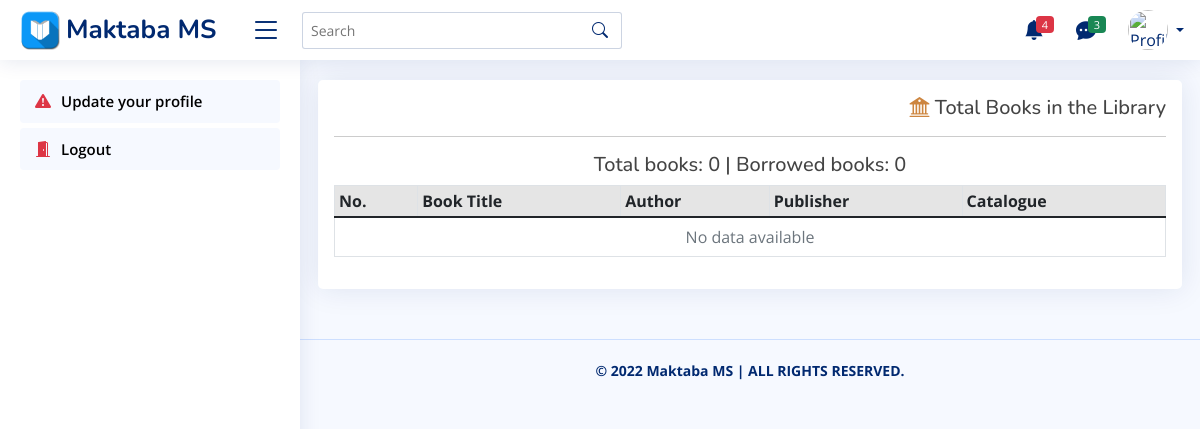
/maktaba/books/book-details/ (signed in), run on an earlier commit of the app's database.
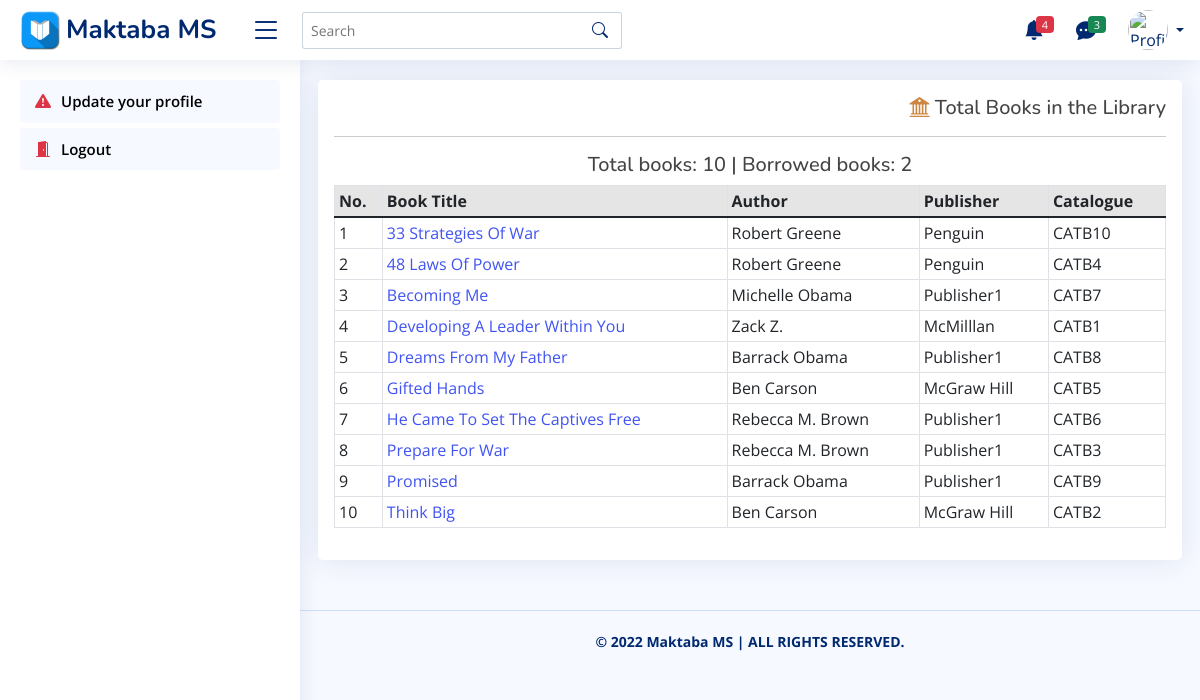
And on a later commit of the database.
### staff/models.py (models this page shows, shortened)
class Book(models.Model):
    ref_no = models.CharField(max_length=12, primary_key=True, unique=True, editable=False)
    catalogue = models.CharField(max_length=20, blank=False)
    title = models.CharField(max_length=100, blank=False)
    author = models.CharField(max_length=100, blank=False)
    published = models.CharField(max_length=4, blank=False)
    publisher = models.CharField(max_length=50, blank=False)
    type = models.CharField(max_length=60, blank=False)
    image = models.ImageField(upload_to='Books/', default='icon.png')
    rating = models.CharField(max_length=3, blank=True)
    added = models.DateTimeField(auto_now_add=True)
    updated = models.DateTimeField(auto_now=True)
    class Meta:
        ordering = ['title']

### staff/views.py (the view)
# urls.py: path('books/book-details/', views.bookslist_view, name='books'),
@login_required(login_url='login')
@user_passes_test(lambda user: user.is_staff)
def bookslist_view(request):
    books_lib = Book.objects.all().order_by('title')
    borrowed_books = Student.objects.filter(returned=False)
    editform = AddNewBookForm()
    if request.method == 'POST':
        editform = AddNewBookForm(request.POST,)
    context = {
        'books_in_the_library': books_lib, 'total_books': books_lib.count(), 'borrowed': borrowed_books.count(),
        'editform': editform,
        }
    return render(request, 'staff/books.html', context)

### staff/forms.py
class AddNewBookForm(forms.ModelForm):
    CHOICE_TYPE = (
        (None, '-- Select type of this book --'),
        ('Biography', 'Biography'),
        ('Biology', 'Biology'),
        ('Chemistry', 'Chemistry'),
        ('Encyclopedia', 'Encyclopedia'),
        ('Geography', 'Geography'),
        ('History', 'History'),
        ('Inspirational', 'Inspirational'),
        ('Mathematics', 'Mathematics'),
        ('Novel', 'Novel'),
        ('Physics', 'Physics'),
        ('Science', 'Science'),
        ('Religion', 'Religion'),
        ('Textbook', 'Textbook'),
    )
    published = forms.CharField(widget=forms.TextInput(attrs={'type': 'text', 'maxlength': '4'}))
    type = forms.ChoiceField(widget=forms.Select(attrs={'type': 'select'}), label='Type of book', choices=CHOICE_TYPE)
    class Meta:
        model = Book
        exclude = ['rating']

### staff/templates/staff/books.html (shortened to what this page needs)
{% extends 'staff/base.html' %}{% block title %}Books in the Library{% endblock %}
{% load static %}{% load crispy_forms_tags %}
    {% block content %}
    <main class="main" id="main">
        <section class="section dashboard">
            <div class="row">
                <div class="card card-body p-3">
                    <h5 class="text-end"><i class="bi bi-bank2" style="color:peru"></i> Total Books in the Library</h5><hr class="dropdown-divider mb-3">
                    <h5 class="text-center">Total books: {{total_books}} | Borrowed books: {{borrowed}}</h5>
                    <div class="table-responsive">
                        <table class="table table-sm table-bordered table-condensed table-hover">
                            <thead>
                                <tr class="table-active">
                                    <th>No.</th>
                                    <th>Book Title</th>
                                    <th>Author</th>
                                    <th>Publisher</th>
                                    <th>Catalogue</th>
                                </tr>
                            </thead>
                            <tbody>
                                {% for book in books_in_the_library %}
                                <tr>
                                    <td>{{ forloop.counter }}</td>
                                    <td><a href="{% url 'books' %}" data-bs-toggle="modal" data-bs-target="#book-info-{{book.ref_no}}">{{ book.title|title }}</a></td>
                                    <td>{{ book.author }}</td>
                                    <td>{{ book.publisher }}</td>
                                    <td>{{ book.catalogue }}</td>
                                </tr>
                                {% empty %}
                                <tr><td colspan="5" class="text-muted text-center p-2">No data available</td></tr>
                                {% endfor %}
                            </tbody>
                        </table>
                    </div>
                </div>
            </div>
        </section>
    </main>
    {% endblock %}

### staff/templates/staff/base.html (shortened to what this page needs)
    {% load static %}
    <link href="{% static 'bootstrap/css/bootstrap.min.css' %}" rel="stylesheet">
    <link href="{% static 'bootstrap-icons/bootstrap-icons.css' %}" rel="stylesheet">
    <link href="{% static 'boxicons/css/boxicons.min.css' %}" rel="stylesheet">
    <link href="{% static 'remixicon/remixicon.css' %}" rel="stylesheet">
    <link href="{% static 'style.css' %}" rel="stylesheet">
    <header id="header" class="header fixed-top d-flex align-items-center">
        <div class="d-flex align-items-center justify-content-between">
            {% if user.is_authenticated %}
            {% if request.user.librarian.library == "" and request.user.librarian.role == "" %}
            <a href="{% url 'profile' %}" class="logo d-flex align-items-center">
                <img src="{% static 'icons/favicon.jpg' %}" alt="logo">
                <span class="d-none d-lg-block">Maktaba MS</span>
            </a>{% else %}
            <a href="{% url 'homepage' %}" class="logo d-flex align-items-center">
                <img src="{% static 'icons/favicon.jpg' %}" alt="logo">
                <span class="d-none d-lg-block">Maktaba MS</span>
            </a>{% endif %}
            {% else %}
            <a href="{% url 'login' %}" class="logo d-flex align-items-center">
                <img src="{% static 'icons/favicon.jpg' %}" alt="logo">
                <span class="d-none d-lg-block">Maktaba MS</span>
            </a>{% endif %}
            {% if user.is_authenticated %}<i class="bi bi-list toggle-sidebar-btn"></i>{% endif %}
        </div>
        {% if user.is_authenticated %}
        <div class="search-bar mt-3">
          <form class="search-form d-flex align-items-center" method="POST" action="#">
            <input type="text" name="query" placeholder="Search" title="Enter search keyword">
            <button type="submit" title="Search"><i class="bi bi-search"></i></button>
          </form>
        </div>
        <nav class="header-nav ms-auto">
          <ul class="d-flex align-items-center">
                <li class="nav-item dropdown">
                    <a class="nav-link nav-icon" href="#" data-bs-toggle="dropdown">
                        <i class="bi bi-bell-fill"></i>
                        <span class="badge bg-danger badge-number">4</span>
                    </a>
                </li>
                <li class="nav-item dropdown">
                    <a class="nav-link nav-icon" href="#" data-bs-toggle="dropdown">
                        <i class="bi bi-chat-dots-fill"></i>
                        <span class="badge bg-success badge-number">3</span>
                    </a>
                </li>
                <li class="nav-item dropdown pe-3">
                    <a class="nav-link nav-profile d-flex align-items-center pe-0" href="#" data-bs-toggle="dropdown">
                        <img src="{{request.user.librarian.dp.url}}" alt="Profile" class="rounded-circle">
                        <span class="d-none d-md-block dropdown-toggle ps-2">{{request.user.librarian|title}}</span>
                    </a>
                </li>
            </ul>
        </nav>
        {% endif %}
    </header>
    {% if user.is_authenticated %}
    <aside id="sidebar" class="sidebar">
        <ul class="sidebar-nav" id="sidebar-nav">{% if request.user.librarian.library != "" and request.user.librarian.role != "" %}
            <li class="nav-item">
                <a class="nav-link" href="{% url 'homepage' %}">
                    <i class="bi bi-grid-1x2-fill"></i>
                    <span>Dashboard</span>
                </a>
            </li>
            <li class="nav-item">
                <a class="nav-link" href="{% url 'books' %}">
                    <i class="bi bi-stack"></i><span>Total books</span>
                </a>
            </li>
            <li class="nav-item">
                <a class="nav-link" href="{% url 'homepage' %}" data-bs-toggle="modal" data-bs-target="#newbook-form">
                    <i class="bi bi-bookmark-plus-fill"></i><span>Add New Book</span>
                </a>
            </li>
            <li class="nav-item">
                <a class="nav-link" href="{% url 'homepage' %}" data-bs-toggle="modal" data-bs-target="#borrow-form">
                    <i class="bi bi-plus-circle-fill"></i><span>Issue Borrowed Book</span>
                </a>
            </li>
            <li><hr class="dropdown-divider"></li>
            <li class="nav-heading">Pages</li>
            <li class="nav-item">
                <a class="nav-link" href="{% url 'profile' %}">
                    <i class="bi bi-person-bounding-box"></i>
                    <span>Profile</span>
                </a>
            </li>
            <li class="nav-item">
                <a class="nav-link" href="{% url 'homepage' %}" data-bs-toggle="modal" data-bs-target="#contact-form">
                    <i class="bi bi-telephone-outbound-fill"></i>
                    <span>Contact</span>
                </a>
            </li>
            {% else %}
            <li class="nav-item">
                <a class="nav-link" href="{% url 'homepage' %}" data-bs-toggle="modal" data-bs-target="#borrow-form">
                    <i class="bi bi-exclamation-triangle-fill"></i><span>Update your profile</span>
                </a>
            </li>{% endif %}
            <li class="nav-item">
                <a class="nav-link" href="{% url 'logout' %}">
                    <i class="bi bi-door-open-fill"></i>
                    <span>Logout</span>
                </a>
            </li>
        </ul>
    </aside>
    {% endif %}
    {% block content %}
    {% endblock %}
    {% if user.is_authenticated %}
    <footer id="footer" class="footer">
        <div class="copyright">
            <strong>&copy; 2022 <span>Maktaba MS</span> | ALL RIGHTS RESERVED.</strong>
        </div>
    </footer>
    {% else %}
    <footer class="footer">
        <div class="copyright">
            <strong>&copy; 2022 <span>Maktaba MS</span> | ALL RIGHTS RESERVED.</strong>
        </div>
    </footer>{% endif %}

### static/css/style.css (style rules this page uses)
a { color: #4154f1; text-decoration: none; }
h1, h2, h3, h4, h5, h6 { font-family: "Nunito", sans-serif; }
#main { margin-top: 60px; padding: 20px 30px; transition: all 0.3s; }
.card { margin-bottom: 30px; border: none; border-radius: 5px; box-shadow: 0px 0 30px rgba(1, 41, 112, 0.1); }
.card-body { padding: 0 20px 20px 20px; }
.logo { line-height: 1; }
@media (min-width: 1200px) { .logo { width: 220px; } }
.logo img { max-height: 40px; margin-right: 6px; }
.logo span { font-size: 26px; font-weight: 700; color: #012970; font-family: "Nunito", sans-serif; }
.header { transition: all 0.5s; z-index: 997; height: 60px; box-shadow: 0px 2px 20px rgba(1, 41, 112, 0.1); background-color: #fff; padding-left: 20px; }
.header .toggle-sidebar-btn { font-size: 32px; padding-left: 10px; cursor: pointer; color: #012970; }
.header .search-bar { min-width: 360px; padding: 0 20px; }
.header .search-form { width: 100%; }
.header .search-form input { border: 0; font-size: 14px; color: #012970; border: 1px solid rgba(1, 41, 112, 0.2); padding: 7px 38px 7px 8px; border-radius: 3px; transition: 0.3s; width: 100%; }
.header .search-form button { border: 0; padding: 0; margin-left: -30px; background: none; }
.header .search-form button i { color: #012970; }
.header-nav ul { list-style: none; }
.header-nav > ul { margin: 0; padding: 0; }
.header-nav .nav-icon { font-size: 20px; color: #012970; }
.header-nav .nav-profile { color: #012970; }
.header-nav .nav-profile img { height: 40px; width: 40px; }
.header-nav .nav-profile span { font-size: 14px; font-weight: 600; }
.header-nav .badge-number { position: absolute; inset: 4px 6px auto auto; font-weight: normal; font-size: 11px; padding: 3px 6px; }
.sidebar { position: fixed; top: 60px; left: 0; bottom: 0; width: 300px; z-index: 996; transition: all 0.3s; padding: 20px; overflow-y: auto; scrollbar-width: thin; scrollbar-color: #aab7cf transparent; box-shadow: 0px 0px 20px rgba(1, 41, 112, 0.1); background-color: #fff; }
@media (min-width: 1200px) { #main, #footer { margin-left: 300px; } }
.sidebar-nav { padding: 0; margin: 0; list-style: none; }
.sidebar-nav li { padding: 0; margin: 0; list-style: none; }
.sidebar-nav .nav-item { margin-bottom: 5px; }
.sidebar-nav .nav-link { display: flex; align-items: center; font-size: 15px; font-weight: 600; color: BLACK; transition: 0.3; background: #f6f9ff; padding: 10px 15px; border-radius: 4px; }
.sidebar-nav .nav-link i { font-size: 16px; margin-right: 10px; color: #4154f1; }
.sidebar-nav .nav-link .bi-door-open-fill, .sidebar-nav .nav-link .bi-exclamation-triangle-fill { color: #dd3545; }
.footer { padding: 20px 0; font-size: 14px; transition: all 0.3s; border-top: 1px solid #cddfff; }
.footer .copyright { text-align: center; color: #012970; }

What changed in the data, as far as the page shows it:
added Book: title "33 Strategies Of War", author "Robert Greene", publisher "Penguin", catalogue "CATB10"
added Book: title "48 Laws Of Power", author "Robert Greene", publisher "Penguin", catalogue "CATB4"
added Book: title "Becoming Me", author "Michelle Obama", publisher "Publisher1", catalogue "CATB7"
added Book: title "Developing A Leader Within You", author "Zack Z.", publisher "McMilllan", catalogue "CATB1"
added Book: title "Dreams From My Father", author "Barrack Obama", publisher "Publisher1", catalogue "CATB8"
added Book: title "Gifted Hands", author "Ben Carson", publisher "McGraw Hill", catalogue "CATB5"
added Book: title "He Came To Set The Captives Free", author "Rebecca M. Brown", publisher "Publisher1", catalogue "CATB6"
added Book: title "Prepare For War", author "Rebecca M. Brown", publisher "Publisher1", catalogue "CATB3"
added Book: title "Promised", author "Barrack Obama", publisher "Publisher1", catalogue "CATB9"
added Book: title "Think Big", author "Ben Carson", publisher "McGraw Hill", catalogue "CATB2"
Also different on the page:
{{ total_books }}: "0" → "10"
{{ borrowed }}: "0" → "2"
text no longer shown: "No data available"
